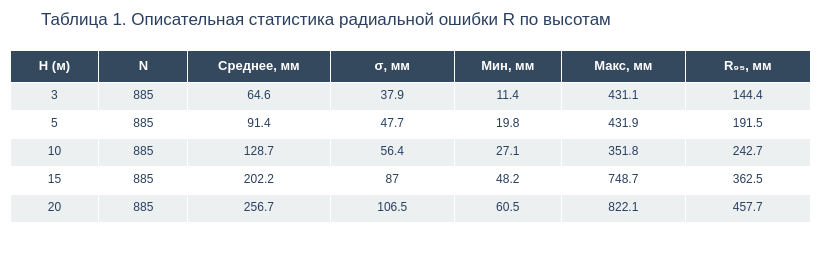

The cell this chart's notebook holds for it:
### Markdown cell above
### Описательная статистика

Первичная характеристика выборки строится на основе числовых показателей радиальной ошибки $R$ внутри каждой высотной группы. В таблице 1 приведены: объём подвыборки $N$, выборочное среднее $\bar{R}$, стандартное отклонение $s$, минимальное и максимальное значения, а также 95-й выборочный процентиль $R_{95}$.

### Code cell
desc = (
    df.groupby("H", sort=True)["R"]
    .agg(
        N="count",
        Среднее="mean",
        Ст_откл="std",
        Минимум="min",
        Максимум="max",
        P95=lambda x: x.quantile(0.95)
    )
    .round(1)
)
desc.index.name = "H (м)"
desc.columns = ["N", "Среднее, мм", "σ, мм", "Мин, мм", "Макс, мм", "R₉₅, мм"]

fig = go.Figure(data=[go.Table(
    columnwidth=[50, 50, 80, 70, 60, 70, 70],
    header=dict(
        values=["<b>H (м)</b>"] + [f"<b>{c}</b>" for c in desc.columns],
        fill_color="#34495e", font=dict(color="white", size=13),
        align="center", height=32,
    ),
    cells=dict(
        values=[desc.index.tolist()] + [desc[c].tolist() for c in desc.columns],
        fill_color=[["#ecf0f1", "#ffffff"] * 3],
        font=dict(size=12), align="center", height=28,
    )
)])
fig.update_layout(
    title="Таблица 1. Описательная статистика радиальной ошибки R по высотам",
    width=820, height=260, margin=dict(l=10, r=10, t=50, b=10),
    font=dict(family="Arial"),
)
ALL_FIGS.append(("fig_desc_table", fig))
fig.show()

n_per_h = len(df) // df["H"].nunique()
n_days = df["date"].nunique()
print(f"{n_per_h} измерений на высоту: {n_days} дней × 5 точек × 3 повтора = {n_per_h}")

print("\nОписательная статистика непрерывных ковариат:")
for col, unit in [("V", "м/с"), ("gusts", "м/с"), ("cloud", "%"), ("sat", "шт.")]:
    vals = df[col].dropna()
    print(f"  {col}: среднее = {vals.mean():.1f} {unit}, σ = {vals.std():.1f}, "
          f"диапазон [{vals.min():.1f} – {vals.max():.1f}]")

### Figure 1 — Plotly figure (JSON) as saved in the notebook; plotly's stock layout.template omitted (floating-point values rounded to 4 significant figures)
{"data": [{"cells": {"align": "center", "fill": {"color": [["#ecf0f1", "#ffffff", "#ecf0f1", "#ffffff", "#ecf0f1", "#ffffff"]]}, "font": {"size": 12}, "height": 28, "values": [[3, 5, 10, 15, 20], [885, 885, 885, 885, 885], [64.6, 91.4, 128.7, 202.2, 256.7], [37.9, 47.7, 56.4, 87, 106.5], [11.4, 19.8, 27.1, 48.2, 60.5], [431.1, 431.9, 351.8, 748.7, 822.1], [144.4, 191.5, 242.7, 362.5, 457.7]]}, "columnwidth": [50, 50, 80, 70, 60, 70, 70], "header": {"align": "center", "fill": {"color": "#34495e"}, "font": {"color": "white", "size": 13}, "height": 32, "values": ["<b>H (м)</b>", "<b>N</b>", "<b>Среднее, мм</b>", "<b>σ, мм</b>", "<b>Мин, мм</b>", "<b>Макс, мм</b>", "<b>R₉₅, мм</b>"]}, "type": "table"}], "layout": {"font": {"family": "Arial"}, "height": 260, "margin": {"b": 10, "l": 10, "r": 10, "t": 50}, "title": {"text": "Таблица 1. Описательная статистика радиальной ошибки R по высотам"}, "width": 820}}
